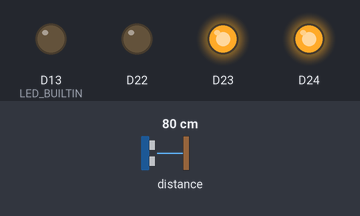
This sketch was run on a simulated Arduino Nano 33 BLE. Shown: output pins drawn as LEDs (lit = HIGH). The inputs (shaded band) are chosen by the test bench; at power-on: distance to the obstacle 80 cm. What the sketch prints to the serial monitor is not drawn.

Above: at 0.2 s.
Timing chart, 0 to 1.7 s (numbered marks = the images above):
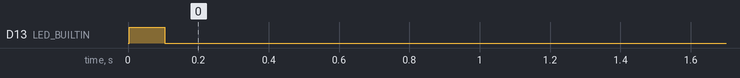

The sketch:

sketch.ino
```cpp
#include <Arduino.h>
#include <Arduino_APDS9960.h>

// -------------------- RGB LED Pins --------------------
#define LED_RED    LEDR
#define LED_GREEN  LEDG
#define LED_BLUE   LEDB

// -------------------- Variables --------------------
const int threshold = 20;      // Adjust after testing
int eventCount = 0;

bool handDetected = false;


// -------------------- LED Functions --------------------
/*void rgbOff()
{
    digitalWrite(LED_RED, HIGH);
    digitalWrite(LED_GREEN, HIGH);
    digitalWrite(LED_BLUE, HIGH);
}*/

void redOn()
{
    digitalWrite(LED_RED, LOW);
    digitalWrite(LED_GREEN, HIGH);
    digitalWrite(LED_BLUE, HIGH);
}

void greenOn()
{
    digitalWrite(LED_RED, HIGH);
    digitalWrite(LED_GREEN, LOW);
    digitalWrite(LED_BLUE, HIGH);
}

void blinkTick()
{
    digitalWrite(LED_BUILTIN, HIGH);
    delay(100);
    digitalWrite(LED_BUILTIN, LOW);
}

// -------------------- Setup --------------------
void setup()
{
    Serial.begin(115200);

    while (!Serial);

    pinMode(LED_RED, OUTPUT);
    pinMode(LED_GREEN, OUTPUT);
    pinMode(LED_BLUE, OUTPUT);

    pinMode(LED_BUILTIN, OUTPUT);
    digitalWrite(LED_BUILTIN, LOW);

    redOn();

    if (!APDS.begin())
    {
        Serial.println("Failed to initialize APDS9960!");
        while (1);


    }

    Serial.println("-----------------------------------");
    Serial.println("Proximity Event Counter Started");
    Serial.println("-----------------------------------");
}
void loop()
{
    if (APDS.proximityAvailable())
    {
        int proximity = APDS.readProximity();
        Serial.print("Proximity: ");
        Serial.println(proximity);

        if (proximity > threshold)
        {
            if (!handDetected)
            {
                handDetected = true;

                // Blink tick LED
                blinkTick();


                // 11th tick resets everything
              eventCount++;

              if (eventCount >= 11)
              {
                  eventCount = 0;
                  redOn();
              }
              else if (eventCount == 10)
              {
                  greenOn();
              }

                Serial.print("Event Count: ");
                Serial.println(eventCount);
            }
        }
        else
        {
            handDetected = false;
        }
    }

    delay(50);
}
```

Measured:
- by itself, D13 (LED_BUILTIN): LOW → HIGH at 0.00 s, → LOW 0.10 s later
